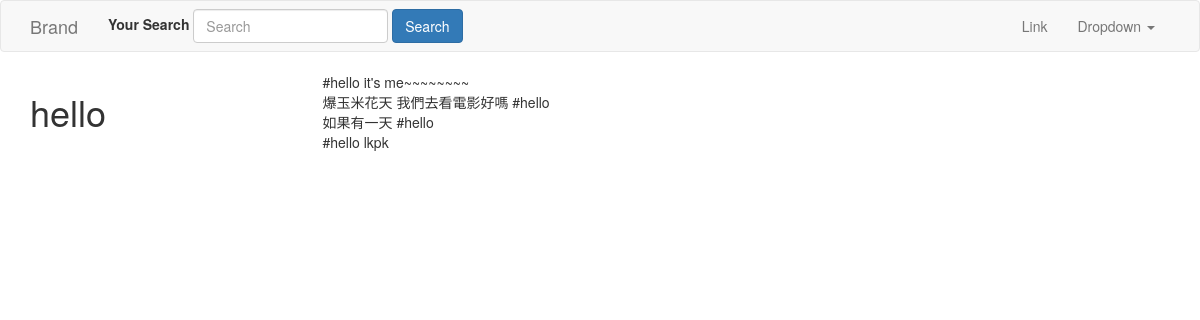
The app's page /tags/hello/ with its own data.
### hashtags/models.py (models this page shows, shortened)
class HashTag(models.Model):
    tag = models.CharField(max_length=120)
    timestamp = models.DateTimeField(auto_now_add=True)
    def get_tweets(self):
        return Tweet.objects.filter(content__icontains="#"+self.tag)

### tweets/models.py (models this page shows, shortened)
class Tweet(models.Model):
    parent      = models.ForeignKey("self",blank=True,null=True)
    user        = models.ForeignKey(settings.AUTH_USER_MODEL)
    content     = models.CharField(max_length=140,validators=[validate_content])
    timestamp    = models.DateTimeField(auto_now_add=True)
    updated      = models.DateTimeField(auto_now=True)
    objects = TweetManager()
    class Meta:
        ordering = ['-timestamp']

### hashtags/views.py (the view)
# urls.py: url(r'^tags/(?P<hashtag>.*)/$',HashTagView.as_view(),name="hashtag"),
class HashTagView(View):
    def get(self,request,hashtag,*args,**kwargs):
        obj,created = HashTag.objects.get_or_create(tag=hashtag)
        return render(request,'hashtags/tag_view.html',{"obj":obj})

### templates/hashtags/tag_view.html
{% extends "base.html"%}
{%block content%}
   <div class="row">
       <div class="col-sm-3 col-xs-12">
           <h1>{{obj.tag}}</h1>
        </div>
       <div class="col-sm-9">
            {% for tweet in obj.get_tweets%}
           {{tweet.content}}<br>
           {%endfor%}
       </div>
   </div>
{%endblock content%}

### records on screen
HashTag: tag "hello"
Tweet: content "#hello it's me~~~~~~~~"
Tweet: content "爆玉米花天 我們去看電影好嗎 #hello"
Tweet: content "如果有一天 #hello"
Tweet: content "#hello lkpk"
